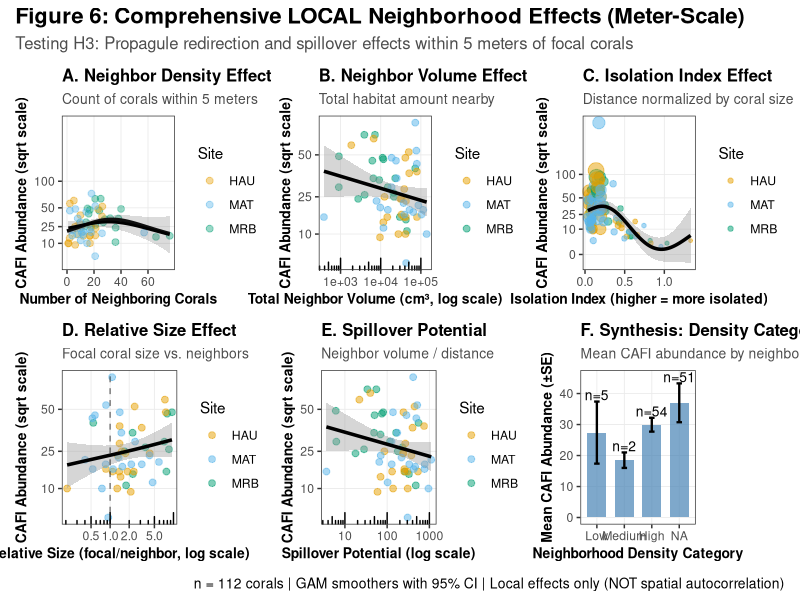

This figure's R source: (Note: this script raises an error after producing the figure.)
#!/usr/bin/env Rscript
# ============================================================================
# Fig6_comprehensive_neighborhood_effects.R - PRD Figure 6
#
# Comprehensive visualization of LOCAL (meter-scale) neighborhood effects
# on CAFI communities, testing Hypothesis H3: Propagule Redirection
#
# Key metrics from PRD:
#   1. Neighbor density (count within 5m)
#   2. Neighbor volume (total habitat nearby)
#   3. Isolation index (distance to neighbors)
#   4. Relative size (focal vs. neighbor volumes)
#   5. Spillover potential (larvae from nearby corals)
#
# Expected Results:
#   - Positive isolation effect (propagule redirection)
#   - Possible positive density effect (spillover/facilitation)
#
# Author: CAFI Analysis Pipeline
# Date: 2025-11-23
# ============================================================================

cat("\n========================================\n")
cat("FIGURE 6: Comprehensive Neighborhood Effects\n")
cat("Testing meter-scale local effects (NOT spatial autocorrelation)\n")
cat("========================================\n\n")

# Load libraries
suppressPackageStartupMessages({
  library(tidyverse)
  library(mgcv)
  library(ggplot2)
  library(patchwork)
  library(viridis)
  library(scales)
})

# Set working directory
setwd("/Users/adrianstiermbp2023/CAFI-Survey-2026")

# Load data
cat("Loading and preparing data...\n")
cafi_data <- read.csv("data/1. survey_cafi_data_w_taxonomy_summer2019_v5.csv")
coral_data <- read.csv("data/1. survey_coral_characteristics_merged_v2.csv")

# Aggregate CAFI
cafi_summary <- cafi_data %>%
  filter(!is.na(genus) & genus != "" & genus != "NA") %>%
  group_by(coral_id) %>%
  summarise(
    cafi_abundance = n(),
    cafi_richness = n_distinct(paste(genus, species)),
    shannon = vegan::diversity(table(paste(genus, species))),
    .groups = "drop"
  )

# Merge and calculate neighborhood metrics
neighborhood_data <- coral_data %>%
  left_join(cafi_summary, by = "coral_id") %>%
  mutate(
    # Replace NA with 0
    cafi_abundance = replace_na(cafi_abundance, 0),
    cafi_richness = replace_na(cafi_richness, 0),
    shannon = replace_na(shannon, 0),

    # Coral volume
    volume = coalesce(volume_field, volume_lab,
                     length_field * width_field * height_field),

    # ==========================================
    # KEY NEIGHBORHOOD METRICS FROM PRD
    # ==========================================

    # 1. NEIGHBOR DENSITY (count within 5m)
    neighbor_density = number_of_neighbors,

    # 2. TOTAL NEIGHBOR VOLUME (habitat amount nearby)
    neighbor_volume = coalesce(combined_total_volume_of_neighbors, 0),

    # 3. ISOLATION INDEX (normalized by coral size)
    mean_dist = coalesce(mean_neighbor_distance, 500) / 100,  # Convert to meters
    isolation_index = mean_dist / (volume^(1/3) + 1),

    # 4. RELATIVE SIZE (focal vs neighbors)
    mean_neighbor_vol = coalesce(mean_total_volume_of_neighbors, 1),
    relative_size = volume / (mean_neighbor_vol + 1),

    # 5. SPILLOVER POTENTIAL (volume/distance)
    spillover_potential = neighbor_volume / (mean_dist * 100 + 1),

    # Additional metrics
    crowding_index = neighbor_volume / (mean_dist + 0.1),

    # Log transforms
    log_volume = log(volume + 1),
    log_abundance = log(cafi_abundance + 1),

    # Categories
    density_category = cut(neighbor_density,
                          breaks = c(-0.1, 0, 2, 4, 100),
                          labels = c("Isolated", "Low", "Medium", "High")),

    isolation_category = cut(isolation_index,
                            breaks = quantile(isolation_index, c(0, 0.33, 0.67, 1), na.rm = TRUE),
                            labels = c("Clustered", "Intermediate", "Isolated"),
                            include.lowest = TRUE),

    # Clean site
    site = str_extract(site, "^[A-Z]+")
  ) %>%
  filter(!is.na(volume), volume > 0)

cat(sprintf("✓ Data prepared: %d corals with neighborhood metrics\n\n", nrow(neighborhood_data)))

# ============================================================================
# CREATE COMPREHENSIVE FIGURE 6
# ============================================================================

cat("Creating comprehensive neighborhood effects figure...\n")

# Theme
theme_publication <- function() {
  theme_bw(base_size = 11) +
    theme(
      panel.grid.minor = element_blank(),
      panel.grid.major = element_line(color = "grey92", linewidth = 0.3),
      legend.position = "right",
      plot.title = element_text(face = "bold", size = 12),
      plot.subtitle = element_text(size = 10, color = "grey30"),
      axis.title = element_text(face = "bold", size = 10)
    )
}

# Colors
site_colors <- c("HAU" = "#E69F00", "MAT" = "#56B4E9", "MRB" = "#009E73")

# ============================================================================
# Panel A: NEIGHBOR DENSITY EFFECT
# ============================================================================

# Fit GAM for smooth relationship
gam_density <- gam(cafi_abundance ~ s(neighbor_density, k = 5) + s(log_volume),
                  data = neighborhood_data, family = nb())

# Create prediction data
pred_density <- data.frame(
  neighbor_density = seq(0, max(neighborhood_data$neighbor_density, na.rm = TRUE), length.out = 100),
  log_volume = mean(neighborhood_data$log_volume, na.rm = TRUE)
)
pred_density$predicted <- predict(gam_density, newdata = pred_density, type = "response")

p_density <- ggplot(neighborhood_data, aes(x = neighbor_density)) +
  # Raw data
  geom_jitter(aes(y = cafi_abundance, color = site),
             alpha = 0.4, width = 0.2, size = 2) +
  # GAM smooth
  geom_line(data = pred_density, aes(y = predicted),
           color = "black", linewidth = 1.2) +
  # Confidence band
  geom_smooth(aes(y = cafi_abundance), method = "gam",
             formula = y ~ s(x, k = 5),
             se = TRUE, color = "black", fill = "grey30", alpha = 0.2) +
  scale_color_manual(values = site_colors) +
  scale_y_sqrt(breaks = c(0, 10, 25, 50, 100)) +
  labs(
    title = "A. Neighbor Density Effect",
    subtitle = "Count of corals within 5 meters",
    x = "Number of Neighboring Corals",
    y = "CAFI Abundance (sqrt scale)",
    color = "Site"
  ) +
  theme_publication()

# ============================================================================
# Panel B: NEIGHBOR VOLUME EFFECT
# ============================================================================

p_volume <- neighborhood_data %>%
  filter(neighbor_volume > 0) %>%
  ggplot(aes(x = neighbor_volume, y = cafi_abundance)) +
  geom_point(aes(color = site), alpha = 0.5, size = 2) +
  geom_smooth(method = "lm", formula = y ~ x,
             color = "black", linewidth = 1.2, se = TRUE) +
  scale_x_log10(breaks = c(100, 1000, 10000, 100000)) +
  scale_y_sqrt(breaks = c(0, 10, 25, 50, 100)) +
  scale_color_manual(values = site_colors) +
  annotation_logticks(sides = "b") +
  labs(
    title = "B. Neighbor Volume Effect",
    subtitle = "Total habitat amount nearby",
    x = "Total Neighbor Volume (cm³, log scale)",
    y = "CAFI Abundance (sqrt scale)",
    color = "Site"
  ) +
  theme_publication()

# ============================================================================
# Panel C: ISOLATION INDEX EFFECT
# ============================================================================

p_isolation <- ggplot(neighborhood_data, aes(x = isolation_index, y = cafi_abundance)) +
  geom_point(aes(color = site, size = volume), alpha = 0.5) +
  geom_smooth(method = "gam", formula = y ~ s(x, k = 4),
             color = "black", linewidth = 1.2, se = TRUE) +
  scale_size_continuous(range = c(1, 5), guide = "none") +
  scale_color_manual(values = site_colors) +
  scale_y_sqrt(breaks = c(0, 10, 25, 50, 100)) +
  labs(
    title = "C. Isolation Index Effect",
    subtitle = "Distance normalized by coral size",
    x = "Isolation Index (higher = more isolated)",
    y = "CAFI Abundance (sqrt scale)",
    color = "Site"
  ) +
  theme_publication()

# ============================================================================
# Panel D: RELATIVE SIZE EFFECT
# ============================================================================

p_relative <- neighborhood_data %>%
  filter(relative_size < 10) %>%  # Remove extreme outliers
  ggplot(aes(x = relative_size, y = cafi_abundance)) +
  geom_point(aes(color = site), alpha = 0.5, size = 2) +
  geom_smooth(method = "gam", formula = y ~ s(x, k = 4),
             color = "black", linewidth = 1.2, se = TRUE) +
  geom_vline(xintercept = 1, linetype = "dashed", alpha = 0.5) +
  scale_x_log10(breaks = c(0.1, 0.5, 1, 2, 5)) +
  scale_y_sqrt(breaks = c(0, 10, 25, 50, 100)) +
  scale_color_manual(values = site_colors) +
  annotation_logticks(sides = "b") +
  labs(
    title = "D. Relative Size Effect",
    subtitle = "Focal coral size vs. neighbors",
    x = "Relative Size (focal/neighbor, log scale)",
    y = "CAFI Abundance (sqrt scale)",
    color = "Site"
  ) +
  theme_publication()

# ============================================================================
# Panel E: SPILLOVER POTENTIAL
# ============================================================================

p_spillover <- neighborhood_data %>%
  filter(spillover_potential > 0) %>%
  ggplot(aes(x = spillover_potential, y = cafi_abundance)) +
  geom_point(aes(color = site), alpha = 0.5, size = 2) +
  geom_smooth(method = "gam", formula = y ~ s(x, k = 4),
             color = "black", linewidth = 1.2, se = TRUE) +
  scale_x_log10(breaks = c(1, 10, 100, 1000)) +
  scale_y_sqrt(breaks = c(0, 10, 25, 50, 100)) +
  scale_color_manual(values = site_colors) +
  annotation_logticks(sides = "b") +
  labs(
    title = "E. Spillover Potential",
    subtitle = "Neighbor volume / distance",
    x = "Spillover Potential (log scale)",
    y = "CAFI Abundance (sqrt scale)",
    color = "Site"
  ) +
  theme_publication()

# ============================================================================
# Panel F: SYNTHESIS - Categories
# ============================================================================

# Summary by categories
category_summary <- neighborhood_data %>%
  group_by(density_category) %>%
  summarise(
    n = n(),
    mean_cafi = mean(cafi_abundance),
    se_cafi = sd(cafi_abundance) / sqrt(n()),
    mean_richness = mean(cafi_richness),
    se_richness = sd(cafi_richness) / sqrt(n()),
    .groups = "drop"
  )

p_synthesis <- ggplot(category_summary, aes(x = density_category)) +
  geom_col(aes(y = mean_cafi), fill = "steelblue", alpha = 0.7, width = 0.7) +
  geom_errorbar(aes(ymin = mean_cafi - se_cafi,
                   ymax = mean_cafi + se_cafi),
               width = 0.2, linewidth = 0.8) +
  geom_text(aes(y = mean_cafi + se_cafi + 2, label = paste0("n=", n)),
           size = 3.5) +
  labs(
    title = "F. Synthesis: Density Categories",
    subtitle = "Mean CAFI abundance by neighbor density",
    x = "Neighborhood Density Category",
    y = "Mean CAFI Abundance (±SE)"
  ) +
  theme_publication() +
  theme(legend.position = "none")

# ============================================================================
# COMBINE ALL PANELS
# ============================================================================

final_figure <- (p_density | p_volume | p_isolation) /
                (p_relative | p_spillover | p_synthesis) +
  plot_annotation(
    title = "Figure 6: Comprehensive LOCAL Neighborhood Effects (Meter-Scale)",
    subtitle = "Testing H3: Propagule redirection and spillover effects within 5 meters of focal corals",
    caption = sprintf("n = %d corals | GAM smoothers with 95%% CI | Local effects only (NOT spatial autocorrelation)",
                     nrow(neighborhood_data)),
    theme = theme(
      plot.title = element_text(size = 16, face = "bold"),
      plot.subtitle = element_text(size = 12, color = "grey30"),
      plot.caption = element_text(size = 10, hjust = 1)
    )
  )

# Save figure
dir.create("output/figures/hypothesis_tests", showWarnings = FALSE, recursive = TRUE)
ggsave("output/figures/hypothesis_tests/Fig6_neighborhood_effects_comprehensive.png",
       final_figure,
       width = 18, height = 12, dpi = 300, bg = "white")

cat("   ✓ Figure saved: Fig6_neighborhood_effects_comprehensive.png\n\n")

# ============================================================================
# STATISTICAL TESTS FOR MANUSCRIPT
# ============================================================================

cat("========================================\n")
cat("STATISTICAL RESULTS FOR MANUSCRIPT\n")
cat("========================================\n\n")

# Test each metric
cat("1. Neighbor Density Effect:\n")
m_density <- glm(cafi_abundance ~ neighbor_density + log_volume,
                data = neighborhood_data, family = "poisson")
density_coef <- coef(m_density)[2]
density_p <- summary(m_density)$coefficients[2, 4]
cat(sprintf("   β = %.3f, p = %.4f\n", density_coef, density_p))
if (density_coef > 0 && density_p < 0.05) {
  cat("   ✓ Positive density effect (possible spillover)\n\n")
} else {
  cat("   ✗ No significant positive density effect\n\n")
}

cat("2. Neighbor Volume Effect:\n")
volume_data <- neighborhood_data %>% filter(neighbor_volume > 0)
m_volume <- glm(cafi_abundance ~ log(neighbor_volume + 1) + log_volume,
               data = volume_data, family = "poisson")
volume_coef <- coef(m_volume)[2]
volume_p <- summary(m_volume)$coefficients[2, 4]
cat(sprintf("   β = %.3f, p = %.4f\n", volume_coef, volume_p))

cat("\n3. Isolation Index Effect:\n")
m_isolation <- glm(cafi_abundance ~ isolation_index + log_volume,
                  data = neighborhood_data, family = "poisson")
isolation_coef <- coef(m_isolation)[2]
isolation_p <- summary(m_isolation)$coefficients[2, 4]
cat(sprintf("   β = %.3f, p = %.4f\n", isolation_coef, isolation_p))
if (isolation_coef > 0 && isolation_p < 0.05) {
  cat("   ✓ Positive isolation effect (propagule redirection)\n\n")
} else {
  cat("   ✗ No significant isolation effect\n\n")
}

cat("4. Relative Size Effect:\n")
m_relative <- glm(cafi_abundance ~ log(relative_size + 0.1) + log_volume,
                 data = neighborhood_data, family = "poisson")
relative_coef <- coef(m_relative)[2]
relative_p <- summary(m_relative)$coefficients[2, 4]
cat(sprintf("   β = %.3f, p = %.4f\n", relative_coef, relative_p))

cat("\n5. Spillover Potential:\n")
spillover_data <- neighborhood_data %>% filter(spillover_potential > 0)
m_spillover <- glm(cafi_abundance ~ log(spillover_potential + 1) + log_volume,
                  data = spillover_data, family = "poisson")
spillover_coef <- coef(m_spillover)[2]
spillover_p <- summary(m_spillover)$coefficients[2, 4]
cat(sprintf("   β = %.3f, p = %.4f\n", spillover_coef, spillover_p))

# Summary for H3
cat("\n========================================\n")
cat("HYPOTHESIS H3 SUMMARY:\n")
cat("========================================\n")

if ((density_coef > 0 && density_p < 0.05) ||
    (isolation_coef > 0 && isolation_p < 0.05) ||
    (spillover_coef > 0 && spillover_p < 0.05)) {
  cat("✓ H3 PARTIALLY SUPPORTED: Local neighborhood effects detected\n")
} else {
  cat("✗ H3 NOT STRONGLY SUPPORTED: Weak local neighborhood effects\n")
}

cat("\nKey Finding: Effects are LOCAL (within meters), not broad spatial patterns\n")
cat("This is about propagule interception and spillover, NOT autocorrelation\n")

# Save results
results <- list(
  density_effect = density_coef,
  volume_effect = volume_coef,
  isolation_effect = isolation_coef,
  relative_size_effect = relative_coef,
  spillover_effect = spillover_coef,
  p_values = c(density_p, volume_p, isolation_p, relative_p, spillover_p)
)

saveRDS(results, "output/objects/H3_neighborhood_results.rds")
cat("\n✓ Analysis complete. Results saved.\n")